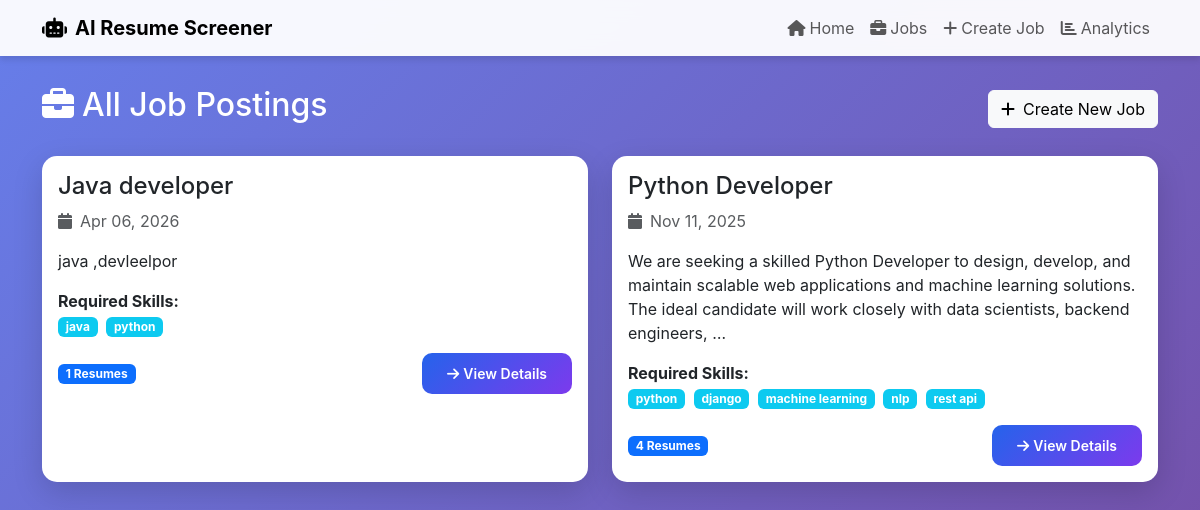
Screenshot of /jobs/ with the database file from the repository.
### screener/models.py (models this page shows, shortened)
class JobDescription(models.Model):
    title = models.CharField(max_length=200)
    description = models.TextField()
    required_skills = models.TextField(help_text="Comma-separated skills")
    experience_required = models.CharField(max_length=100)
    education_required = models.CharField(max_length=200)
    created_at = models.DateTimeField(default=timezone.now)
    class Meta:
        ordering = ['-created_at']

### screener/views.py (the view)
# urls.py: path('jobs/', views.job_list, name='job_list'),
def job_list(request):
    jobs = JobDescription.objects.all()
    return render(request, 'screener/job_list.html', {'jobs': jobs})

### screener/templatetags/custom_filters.py (called while the page is built)
@register.filter(name='split')
def split(value, arg):
    return value.split(arg)

@register.filter(name='trim')
def trim(value):
    return value.strip()

### templates/screener/job_list.html (shortened to what this page needs)
{% extends 'base.html' %}
{% load custom_filters %}
{% block content %}
<div class="row mb-4">
    <div class="col-md-12">
        <div class="d-flex justify-content-between align-items-center">
            <h2 class="text-white"><i class="fas fa-briefcase me-2"></i>All Job Postings</h2>
            <a href="{% url 'create_job' %}" class="btn btn-light">
                <i class="fas fa-plus me-2"></i>Create New Job
            </a>
        </div>
    </div>
</div>
<div class="row">
    {% for job in jobs %}
    <div class="col-md-6 mb-4">
        <div class="card h-100">
            <div class="card-body">
                <h4 class="card-title">{{ job.title }}</h4>
                <p class="text-muted mb-3">
                    <i class="fas fa-calendar me-2"></i>{{ job.created_at|date:"M d, Y" }}
                </p>
                <p class="card-text">{{ job.description|truncatewords:30 }}</p>
                <div class="mb-3">
                    <strong>Required Skills:</strong><br>
                    {% with skills=job.required_skills|split:',' %}
                        {% for skill in skills|slice:":5" %}
                        <span class="badge bg-info me-1">{{ skill|trim }}</span>
                        {% endfor %}
                    {% endwith %}
                </div>
                <div class="d-flex justify-content-between align-items-center">
                    <span class="badge bg-primary">{{ job.resumes.count }} Resumes</span>
                    <a href="{% url 'job_detail' job.id %}" class="btn btn-sm btn-primary">
                        <i class="fas fa-arrow-right me-1"></i>View Details
                    </a>
                </div>
            </div>
        </div>
    </div>
    {% endfor %}
</div>
{% endblock %}

### templates/base.html (style rules this page uses)
:root { --primary-color: #2563eb; --secondary-color: #7c3aed; --success-color: #10b981; --danger-color: #ef4444; }
body { font-family: 'Inter', -apple-system, BlinkMacSystemFont, 'Segoe UI', sans-serif; background: linear-gradient(135deg, #667eea 0%, #764ba2 100%); min-height: 100vh; }
.card { border: none; border-radius: 15px; box-shadow: 0 10px 30px rgba(0,0,0,0.15); transition: transform 0.3s ease; }
.btn-primary { background: linear-gradient(135deg, var(--primary-color), var(--secondary-color)); border: none; border-radius: 10px; padding: 10px 25px; font-weight: 600; transition: all 0.3s ease; }

### rows the page displays
JobDescription: title "Java developer", created_at "Apr 06, 2026", description "java ,devleelpor", skills "java" "python", resumes.count "1"
JobDescription: title "Python Developer", created_at "Nov 11, 2025", description "We are seeking a skilled Python Developer to design, develop, and maintain scalable web applications and machine learning solutions. The ideal candidate will work closely with data scientists, backend engineers, …", skills "python" "django" "machine learning" "nlp" "rest api", resumes.count "4"
